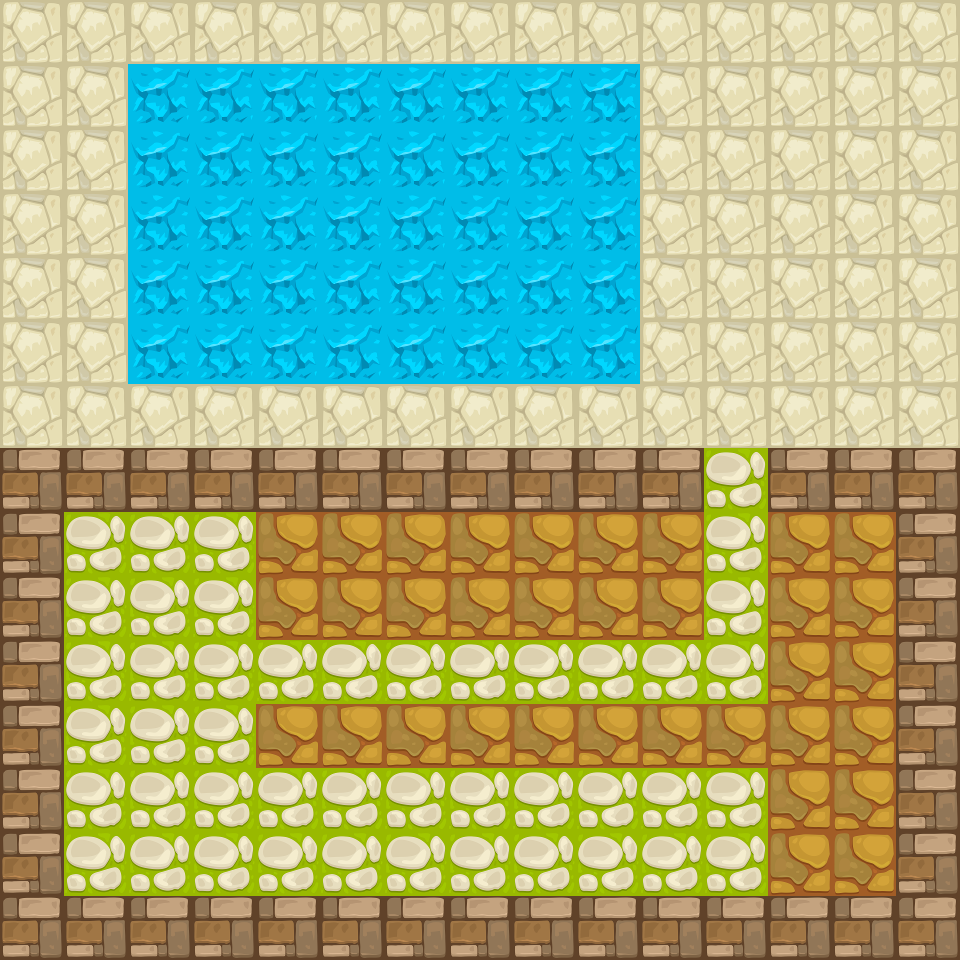

Tiled map render using the project's own tile images. Description and the whole map definition, tile-layer contents included, below:
An orthogonal 15x15 tile map with 64x64 px tiles, 1 tile layer (Tile Layer 1).

<map version="1.8" tiledversion="1.8.0" orientation="orthogonal" renderorder="right-down" width="15" height="15" tilewidth="64" tileheight="64" infinite="0" nextlayerid="2" nextobjectid="1">
 <tileset firstgid="1" name="Tiles" tilewidth="64" tileheight="64" tilecount="6" columns="0">
  <grid orientation="orthogonal" width="1" height="1" />
  <tile id="0">
   <image width="64" height="64" source="clay_tile_64_01.png" />
  </tile>
  <tile id="1">
   <image width="64" height="64" source="grass_01_tile_64_01.png" />
  </tile>
  <tile id="2">
   <image width="64" height="64" source="ice_tile_64_01.png" />
  </tile>
  <tile id="3">
   <image width="64" height="64" source="paving_01_tile_64_02.png" />
  </tile>
  <tile id="4">
   <image width="64" height="64" source="paving_02_tile_64_01.png" />
  </tile>
  <tile id="5">
   <image width="64" height="64" source="sand_01_tile_64_01.png" />
  </tile>
 </tileset>
 <layer id="1" name="Tile Layer 1" width="15" height="15">
  <data encoding="csv">
5,5,5,5,5,5,5,5,5,5,5,5,5,5,5,
5,5,3,3,3,3,3,3,3,3,5,5,5,5,5,
5,5,3,3,3,3,3,3,3,3,5,5,5,5,5,
5,5,3,3,3,3,3,3,3,3,5,5,5,5,5,
5,5,3,3,3,3,3,3,3,3,5,5,5,5,5,
5,5,3,3,3,3,3,3,3,3,5,5,5,5,5,
5,5,5,5,5,5,5,5,5,5,5,5,5,5,5,
4,4,4,4,4,4,4,4,4,4,4,2,4,4,4,
4,2,2,2,1,1,1,1,1,1,1,2,1,1,4,
4,2,2,2,1,1,1,1,1,1,1,2,1,1,4,
4,2,2,2,2,2,2,2,2,2,2,2,1,1,4,
4,2,2,2,1,1,1,1,1,1,1,1,1,1,4,
4,2,2,2,2,2,2,2,2,2,2,2,1,1,4,
4,2,2,2,2,2,2,2,2,2,2,2,1,1,4,
4,4,4,4,4,4,4,4,4,4,4,4,4,4,4
</data>
 </layer>
</map>
